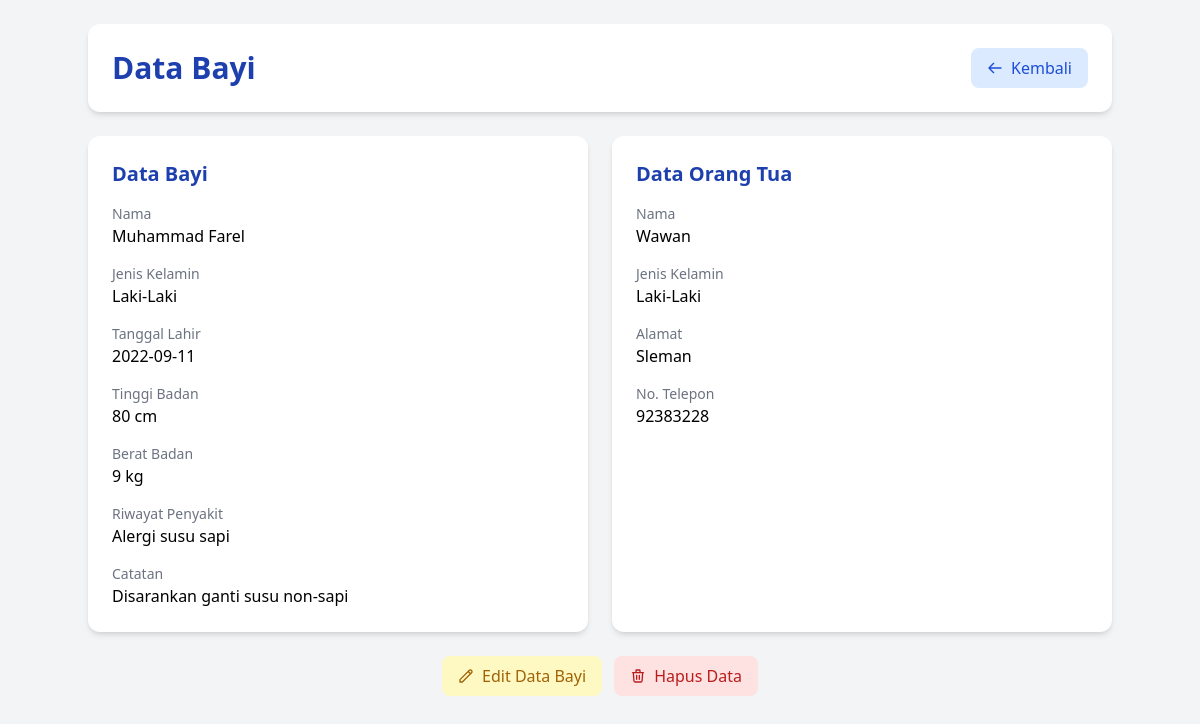
Page /views/data.php?id=107 (signed in) on the committed database.
### tables this page shows
CREATE TABLE `databayi` (
  `id` int(11) NOT NULL,
  `nama` varchar(100) NOT NULL,
  `tinggi` float NOT NULL,
  `berat` float NOT NULL,
  `jenisKelamin` varchar(20) NOT NULL,
  `tanggalLahir` date NOT NULL,
  `riwayat` varchar(100) NOT NULL,
  `catatan` varchar(50) NOT NULL,
  `orang_tua_id` int(11) NOT NULL
);

CREATE TABLE `orangtua` (
  `orangtua_id` int(11) NOT NULL,
  `nama` varchar(100) NOT NULL,
  `jenisKelamin` varchar(15) NOT NULL,
  `telepon` int(11) NOT NULL,
  `alamat` varchar(100) NOT NULL
);

### models/manusia.php (called while the page is built, shortened)
<?php
require_once dirname(__DIR__) . '/config/database.php';
class Manusia
{
    public function __construct()
    {
        $database = new Database();
        $this->conn = $database->getConnection();
    }
}

### config/Database.php (called while the page is built, shortened)
<?php
class Database
{
    private $host = "localhost:3307";
    private $db_name = "db_databayi";
    private $username = "root";
    private $password = "";
    private static $conn = null;
    public function getConnection()
    {
        if (self::$conn === null) {
            try {
                self::$conn = new mysqli(
                    $this->host,
                    $this->username,
                    $this->password,
                    $this->db_name
                );
                self::$conn->set_charset("utf8");
            } catch (Exception $exception) {
                die("Koneksi gagal: " . $exception->getMessage());
            }
        }
        return self::$conn;
    }
}

### models/balita.php (called while the page is built, shortened)
<?php
require_once 'manusia.php';
class Bayi extends Manusia
{
    public function getBayiById($id)
    {
        $query = "SELECT * FROM " . self::TABLE . " WHERE id = ? LIMIT 1";
        $stmt = $this->conn->prepare($query);
        $stmt->bind_param("i", $id);
        $stmt->execute();
        $result = $stmt->get_result();
        if ($result && $result->num_rows > 0) {
            return $result->fetch_assoc();
        }
        return null;
    }
}

### models/orangtua.php (called while the page is built, shortened)
<?php
require_once 'manusia.php';
class OrangTua extends Manusia
{
    public function tampil_orangtua_with_id($id)
    {
        $query = "SELECT * FROM " . self::TABLE . " WHERE orangtua_id = ? LIMIT 1";
        $stmt = $this->conn->prepare($query);
        $stmt->bind_param("i", $id);
        $stmt->execute();
        $result = $stmt->get_result();
        if ($result && $result->num_rows > 0) {
            return $result->fetch_assoc();
        }
        return null;
    }
}

### views/data.php (the view, shortened to what this page needs)
<?php
require_once '../config/database.php';
require_once '../models/balita.php';
require_once '../models/orangtua.php';
$model = new Bayi();
$dataBayi = [];
$dataOrtu = null;
try {
    if (isset($_GET['id'])) {
        $id = (int) $_GET['id'];
        $row = $model->getBayiById($id);
        if ($row) {
            $dataBayi = $row;
            $modelOrtu = new OrangTua();
            $orangTuaId = $row['orang_tua_id'] ?? null;
            if ($orangTuaId) {
                $dataOrtu = $modelOrtu->tampil_orangtua_with_id($orangTuaId);
            }
        } else {
            $errorMessage = "Data bayi dengan ID $id tidak ditemukan";
        }
    } else {
        $errorMessage = "ID bayi tidak ditemukan";
    }
} catch (Exception $e) {
    error_log("Error in data.php: " . $e->getMessage());
    $errorMessage = "Terjadi kesalahan saat mengambil data. Silakan coba lagi nanti.";
}
?>
<!DOCTYPE html>
<html lang="id">
<head>
    <script src="https://cdn.tailwindcss.com"></script>
</head>
<body class="bg-gray-100 font-sans min-h-screen p-6">
    <div class="max-w-5xl mx-auto">
        <div class="bg-white rounded-xl shadow-md p-6 mb-6">
            <div class="flex items-center justify-between">
                <h1 class="text-3xl font-bold text-blue-800">Data Bayi</h1>
                <div class="flex gap-2">
                    <a href="dashboard.php"
                        class="px-4 py-2 bg-blue-100 text-blue-700 rounded-lg hover:bg-blue-200 transition flex items-center gap-2">
                        <svg class="w-4 h-4" fill="none" stroke="currentColor" viewBox="0 0 24 24">
                            <path stroke-linecap="round" stroke-linejoin="round" stroke-width="2"
                                d="M10 19l-7-7m0 0l7-7m-7 7h18" />
                        </svg>
                        Kembali
                    </a>
                </div>
            </div>
        </div>
        <?php if (empty($dataBayi)): ?>
            <div class="bg-white rounded-xl shadow-md p-12">
                <div class="text-center">
                    <svg class="w-16 h-16 mx-auto text-gray-400 mb-4" fill="none" stroke="currentColor" viewBox="0 0 24 24">
                        <path stroke-linecap="round" stroke-linejoin="round" stroke-width="2"
                            d="M20 13V6a2 2 0 00-2-2H6a2 2 0 00-2 2v7m16 0v5a2 2 0 01-2 2H6a2 2 0 01-2-2v-5m16 0h-2.586a1 1 0 00-.707.293l-2.414 2.414a1 1 0 01-.707.293h-3.172a1 1 0 01-.707-.293l-2.414-2.414A1 1 0 006.586 13H4" />
                    </svg>
                    <p class="text-xl text-gray-500">Tidak ada data bayi.</p>
                </div>
            </div>
        <?php else: ?>
            <div class="grid grid-cols-1 md:grid-cols-2 gap-6">
                <div class="bg-white rounded-xl shadow-md p-6">
                    <h2 class="text-xl font-bold text-blue-800 mb-4">Data Bayi</h2>
                    <div class="space-y-4">
                        <div class="flex flex-col">
                            <span class="text-sm text-gray-500">Nama</span>
                            <span class="font-medium"><?= htmlspecialchars($dataBayi['nama'] ?? '-') ?></span>
                        </div>
                        <div class="flex flex-col">
                            <span class="text-sm text-gray-500">Jenis Kelamin</span>
                            <span class="font-medium"><?= htmlspecialchars($dataBayi['jenisKelamin'] ?? '-') ?></span>
                        </div>
                        <div class="flex flex-col">
                            <span class="text-sm text-gray-500">Tanggal Lahir</span>
                            <span class="font-medium"><?= htmlspecialchars($dataBayi['tanggalLahir'] ?? '-') ?></span>
                        </div>
                        <div class="flex flex-col">
                            <span class="text-sm text-gray-500">Tinggi Badan</span>
                            <span class="font-medium"><?= htmlspecialchars($dataBayi['tinggi'] ?? '-') ?> cm</span>
                        </div>
                        <div class="flex flex-col">
                            <span class="text-sm text-gray-500">Berat Badan</span>
                            <span class="font-medium"><?= htmlspecialchars($dataBayi['berat'] ?? '-') ?> kg</span>
                        </div>
                        <div class="flex flex-col">
                            <span class="text-sm text-gray-500">Riwayat Penyakit</span>
                            <span class="font-medium"><?= htmlspecialchars($dataBayi['riwayat'] ?? '-') ?></span>
                        </div>
                        <div class="flex flex-col">
                            <span class="text-sm text-gray-500">Catatan</span>
                            <span class="font-medium"><?= htmlspecialchars($dataBayi['catatan'] ?? '-') ?></span>
                        </div>
                    </div>
                </div>
                <div class="bg-white rounded-xl shadow-md p-6">
                    <h2 class="text-xl font-bold text-blue-800 mb-4">Data Orang Tua</h2>
                    <?php if ($dataOrtu): ?>
                        <div class="space-y-4">
                            <div class="flex flex-col">
                                <span class="text-sm text-gray-500">Nama</span>
                                <span class="font-medium"><?= htmlspecialchars($dataOrtu['nama'] ?? '-') ?></span>
                            </div>
                            <div class="flex flex-col">
                                <span class="text-sm text-gray-500">Jenis Kelamin</span>
                                <span class="font-medium"><?= htmlspecialchars($dataOrtu['jenisKelamin'] ?? '-') ?></span>
                            </div>
                            <div class="flex flex-col">
                                <span class="text-sm text-gray-500">Alamat</span>
                                <span class="font-medium"><?= htmlspecialchars($dataOrtu['alamat'] ?? '-') ?></span>
                            </div>
                            <div class="flex flex-col">
                                <span class="text-sm text-gray-500">No. Telepon</span>
                                <span class="font-medium"><?= htmlspecialchars($dataOrtu['telepon'] ?? '-') ?></span>
                            </div>
                        </div>
                    <?php endif; ?>
                </div>
            </div>
            <div class="flex justify-center mt-6 gap-3">
                <a href="edit_bayi.php?id=<?= $dataBayi['id'] ?>"
                    class="px-4 py-2 bg-yellow-100 text-yellow-700 rounded-lg hover:bg-yellow-200 transition flex items-center gap-2">
                    <svg class="w-4 h-4" fill="none" stroke="currentColor" viewBox="0 0 24 24">
                        <path stroke-linecap="round" stroke-linejoin="round" stroke-width="2"
                            d="M15.232 5.232l3.536 3.536m-2.036-5.036a2.5 2.5 0 113.536 3.536L6.5 21.036H3v-3.572L16.732 3.732z" />
                    </svg>
                    Edit Data Bayi
                </a>
                <a href="dashboard.php?hapus=<?= $dataBayi['id'] ?>"
                    class="px-4 py-2 bg-red-100 text-red-700 rounded-lg hover:bg-red-200 transition flex items-center gap-2"
                    onclick="return confirm('Yakin ingin menghapus data ini?')">
                    <svg class="w-4 h-4" fill="none" stroke="currentColor" viewBox="0 0 24 24">
                        <path stroke-linecap="round" stroke-linejoin="round" stroke-width="2"
                            d="M19 7l-.867 12.142A2 2 0 0116.138 21H7.862a2 2 0 01-1.995-1.858L5 7m5 4v6m4-6v6m1-10V4a1 1 0 00-1-1h-4a1 1 0 00-1 1v3M4 7h16" />
                    </svg>
                    Hapus Data
                </a>
            </div>
        <?php endif; ?>
    </div>
</body>
</html>

### rows in the picture
databayi: nama "Muhammad Farel", jenisKelamin "Laki-Laki", tanggalLahir "2022-09-11", tinggi "80", berat "9", riwayat "Alergi susu sapi", catatan "Disarankan ganti susu non-sapi"
orangtua: nama "Wawan", jenisKelamin "Laki-Laki", alamat "Sleman", telepon "92383228"
